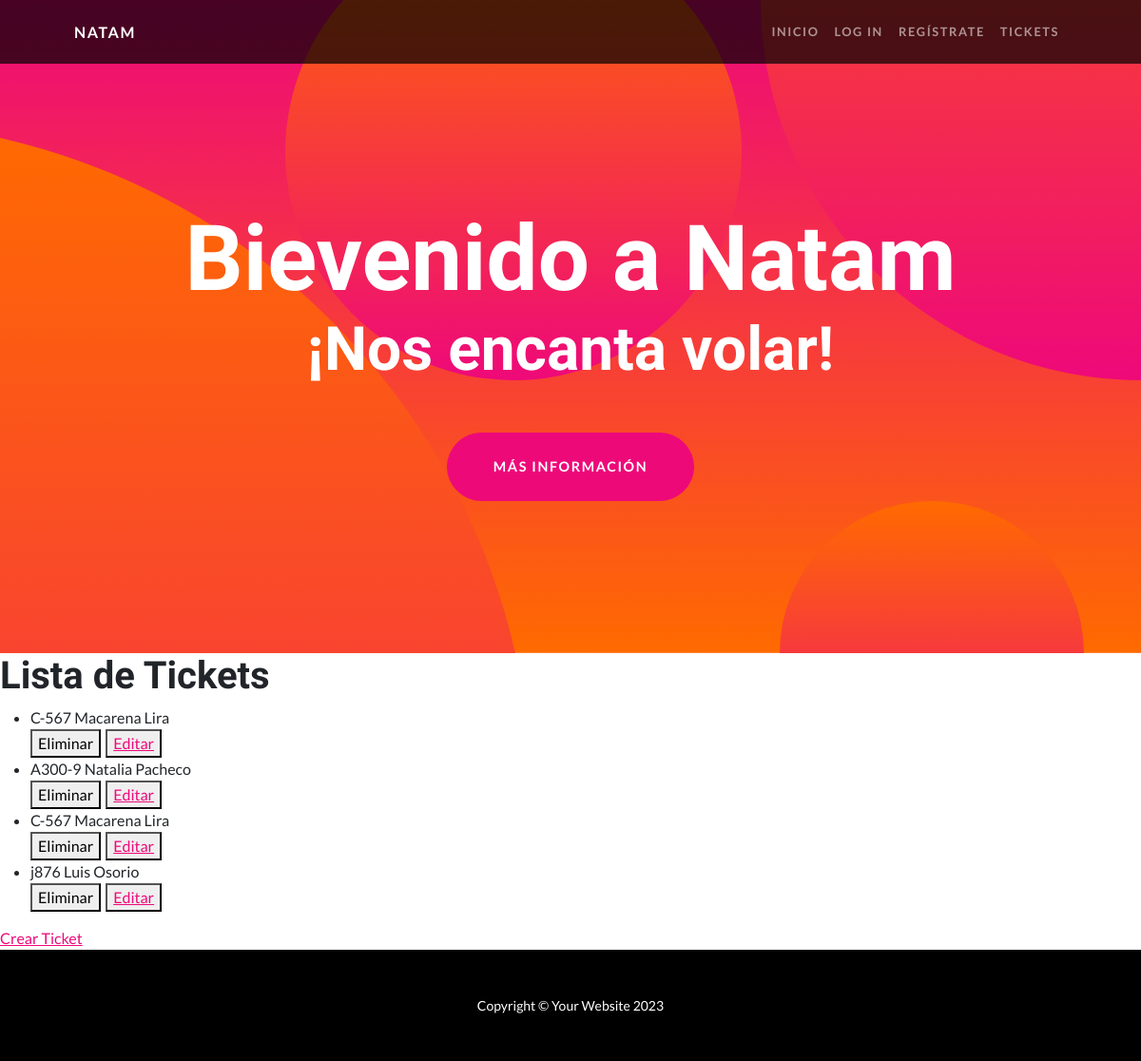
/app-natam/lista-tickets/, run on the app's committed database.
### app_natam/models.py (models this page shows)
class Ticket (models.Model):
    flight_number = models.CharField (max_length= 15)
    name_passenger = models.CharField (max_length= 30)
    lastName_passenger  = models.CharField (max_length= 15)
    fligt_date = models.DateField ()
    fligh_time = models.TimeField()
    gate = models.CharField (max_length= 10)
    origin = models.CharField (max_length= 15)
    destination =models.CharField (max_length= 15)
    def __str__(self):
        return f'{self.flight_number}   {self.name_passenger} {self.lastName_passenger}'

### app_natam/views.py (the view)
# urls.py: path('lista-tickets/',lista_tickets,name="listaTickets"),
def lista_tickets(req):
 tickets = Ticket.objects.all ()
 return render (req,"leer_tickets.html",{"tickets":tickets})

### app_natam/templates/leer_tickets.html
{% extends 'padre.html' %}
{% block contenidoquecambia %}
    <h1> Lista de Tickets </h1>
    <ul>
    {% for ticket in  tickets %}
        <li>
            {{ticket}}
        </li>
        <div style="display:flex ;column-gap: 5px;">
            <form action ="{% url 'eliminarTicket' ticket.id %}" method = "post">{% csrf_token %}
                <button type ="submit">Eliminar</button>
            </form>
            <Button>
                <a href="{% url 'editarTicket' ticket.id %}">Editar</a>
            </Button>
        </div>
    {% endfor %}
    </ul>
    <a href="ticket-formulario"> Crear Ticket</a>
{% endblock contenidoquecambia %}

### data on the page
Ticket: flight_number+name_passenger+lastName_passenger "C-567 Macarena Lira"
Ticket: flight_number+name_passenger+lastName_passenger "A300-9 Natalia Pacheco"
Ticket: flight_number+name_passenger+lastName_passenger "C-567 Macarena Lira"
Ticket: flight_number+name_passenger+lastName_passenger "j876 Luis Osorio"
